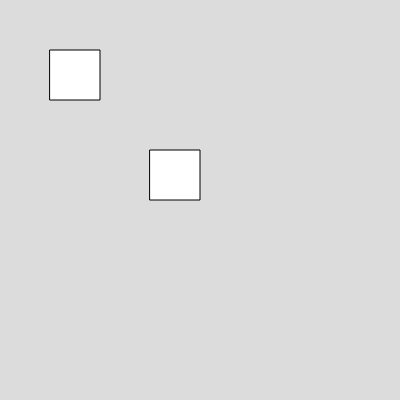
Frame 1 (no input)
Frame 60 (no input): identical to frame 1, image omitted
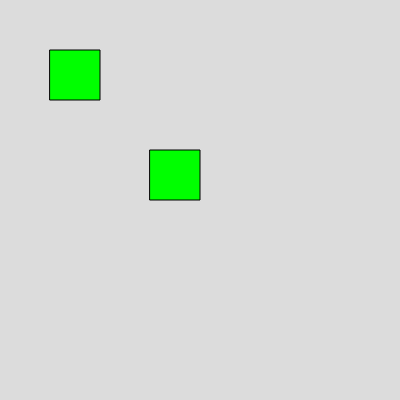
Frame 120 (the mouse pressed at the canvas centre since frame 60)

The p5.js sketch that drew these frames (run headless with seeded random() and noise() and a simulated clock; from frame 60 on, the mouse is pressed at the canvas centre):

// p5.js sketch
// ── sketch.js
let shirt;
let red 
let blue 
let green 
let shirtcolor;


function setup() {
  createCanvas(400, 400);
 red = color(255, 0, 0)
 blue = color(0, 0, 255)
 green = color(0, 255, 0)
 shirt = [red,blue,green]
}

function draw() {
  background(220);
fill(shirt)
rect(50,50,50,50)
rect(150,150,50,50)
 
}

function mousePressed(){
  fill(random(shirt))
  } 

  /*
  function setup() {
  createCanvas(400, 400);
 red = color(255, 0, 0)
 blue = color(0, 0, 255)
 green = color(0, 255, 0)
 shirt = random([red,blue,green])
}

function draw() {
  background(220);
fill(shirt)
rect(50,50,50,50)
rect(150,150,50,50)
 
}

function mousePressed(){
  fill(shirt)
  } 
  */
